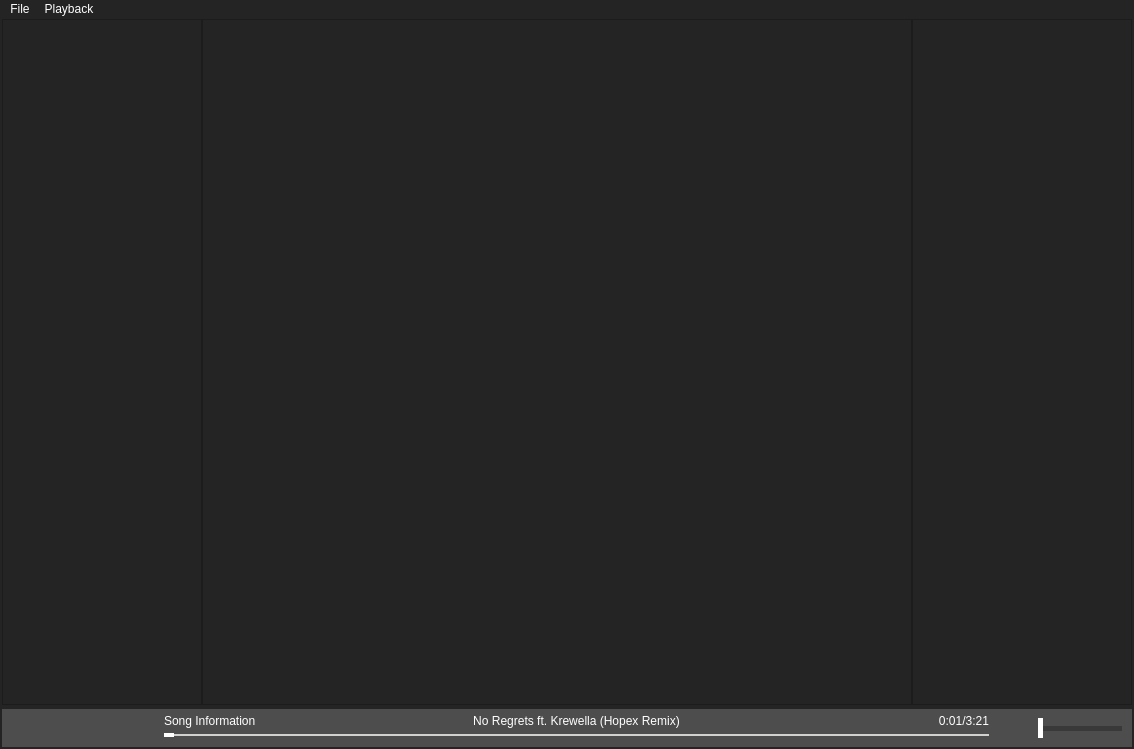
<?xml version="1.0" encoding="UTF-8"?>
<ui version="4.0">
 <class>MainWindow</class>
 <widget class="QMainWindow" name="MainWindow">
  <property name="geometry">
   <rect>
    <x>0</x>
    <y>0</y>
    <width>1134</width>
    <height>749</height>
   </rect>
  </property>
  <property name="sizePolicy">
   <sizepolicy hsizetype="Fixed" vsizetype="Preferred">
    <horstretch>0</horstretch>
    <verstretch>0</verstretch>
   </sizepolicy>
  </property>
  <property name="windowTitle">
   <string>PyMusic</string>
  </property>
  <property name="styleSheet">
   <string notr="true">background-color: rgb(36,36,36);
color: white;</string>
  </property>
  <property name="documentMode">
   <bool>true</bool>
  </property>
  <widget class="QWidget" name="centralwidget">
   <layout class="QVBoxLayout" name="verticalLayout_2">
    <property name="leftMargin">
     <number>2</number>
    </property>
    <property name="topMargin">
     <number>0</number>
    </property>
    <property name="rightMargin">
     <number>2</number>
    </property>
    <property name="bottomMargin">
     <number>2</number>
    </property>
    <item>
     <layout class="QGridLayout" name="mainLayout">
      <property name="topMargin">
       <number>0</number>
      </property>
      <property name="horizontalSpacing">
       <number>0</number>
      </property>
      <property name="verticalSpacing">
       <number>4</number>
      </property>
      <item row="0" column="2">
       <widget class="QListView" name="songQueueView">
        <property name="enabled">
         <bool>true</bool>
        </property>
        <property name="sizePolicy">
         <sizepolicy hsizetype="Fixed" vsizetype="Expanding">
          <horstretch>0</horstretch>
          <verstretch>0</verstretch>
         </sizepolicy>
        </property>
        <property name="minimumSize">
         <size>
          <width>0</width>
          <height>0</height>
         </size>
        </property>
        <property name="maximumSize">
         <size>
          <width>220</width>
          <height>16777215</height>
         </size>
        </property>
        <property name="styleSheet">
         <string notr="true"/>
        </property>
       </widget>
      </item>
      <item row="0" column="1">
       <widget class="QTableView" name="songTableView">
        <property name="font">
         <font>
          <pointsize>8</pointsize>
         </font>
        </property>
        <property name="styleSheet">
         <string notr="true"/>
        </property>
       </widget>
      </item>
      <item row="0" column="0">
       <widget class="QListView" name="playlistView">
        <property name="sizePolicy">
         <sizepolicy hsizetype="Fixed" vsizetype="Expanding">
          <horstretch>0</horstretch>
          <verstretch>0</verstretch>
         </sizepolicy>
        </property>
        <property name="maximumSize">
         <size>
          <width>200</width>
          <height>16777215</height>
         </size>
        </property>
       </widget>
      </item>
      <item row="1" column="0" colspan="3">
       <widget class="QWidget" name="widget" native="true">
        <property name="styleSheet">
         <string notr="true">background-color: rgb(77, 77, 77);</string>
        </property>
        <layout class="QHBoxLayout" name="horizontalLayout">
         <property name="spacing">
          <number>6</number>
         </property>
         <property name="leftMargin">
          <number>10</number>
         </property>
         <property name="topMargin">
          <number>4</number>
         </property>
         <property name="rightMargin">
          <number>10</number>
         </property>
         <property name="bottomMargin">
          <number>4</number>
         </property>
         <item>
          <widget class="QPushButton" name="previousBtn">
           <property name="sizePolicy">
            <sizepolicy hsizetype="Fixed" vsizetype="Fixed">
             <horstretch>0</horstretch>
             <verstretch>0</verstretch>
            </sizepolicy>
           </property>
           <property name="styleSheet">
            <string notr="true">border: none;</string>
           </property>
           <property name="text">
            <string/>
           </property>
           <property name="icon">
            <iconset resource="Icons/icons.qrc">
             <normaloff>:/icons/previous.png</normaloff>:/icons/previous.png</iconset>
           </property>
          </widget>
         </item>
         <item>
          <widget class="QPushButton" name="playBtn">
           <property name="sizePolicy">
            <sizepolicy hsizetype="Fixed" vsizetype="Fixed">
             <horstretch>0</horstretch>
             <verstretch>0</verstretch>
            </sizepolicy>
           </property>
           <property name="minimumSize">
            <size>
             <width>40</width>
             <height>30</height>
            </size>
           </property>
           <property name="styleSheet">
            <string notr="true">border: none;</string>
           </property>
           <property name="text">
            <string/>
           </property>
           <property name="icon">
            <iconset resource="Icons/icons.qrc">
             <normaloff>:/icons/play.png</normaloff>:/icons/play.png</iconset>
           </property>
           <property name="iconSize">
            <size>
             <width>25</width>
             <height>24</height>
            </size>
           </property>
          </widget>
         </item>
         <item>
          <widget class="QPushButton" name="forwardBtn">
           <property name="sizePolicy">
            <sizepolicy hsizetype="Fixed" vsizetype="Fixed">
             <horstretch>0</horstretch>
             <verstretch>0</verstretch>
            </sizepolicy>
           </property>
           <property name="styleSheet">
            <string notr="true">border: none;</string>
           </property>
           <property name="text">
            <string/>
           </property>
           <property name="icon">
            <iconset resource="Icons/icons.qrc">
             <normaloff>:/icons/next.png</normaloff>:/icons/next.png</iconset>
           </property>
          </widget>
         </item>
         <item>
          <spacer name="leftMusicSliderSpacer">
           <property name="orientation">
            <enum>Qt::Horizontal</enum>
           </property>
           <property name="sizeType">
            <enum>QSizePolicy::Fixed</enum>
           </property>
           <property name="sizeHint" stdset="0">
            <size>
             <width>30</width>
             <height>10</height>
            </size>
           </property>
          </spacer>
         </item>
         <item>
          <layout class="QVBoxLayout" name="songSliderLayout">
           <property name="spacing">
            <number>0</number>
           </property>
           <item>
            <layout class="QHBoxLayout" name="horizontalLayout_2">
             <item>
              <widget class="QLabel" name="songInformationLabel">
               <property name="font">
                <font>
                 <pointsize>9</pointsize>
                </font>
               </property>
               <property name="text">
                <string>Song Information</string>
               </property>
              </widget>
             </item>
             <item>
              <widget class="QLabel" name="songNameLabel">
               <property name="font">
                <font>
                 <pointsize>9</pointsize>
                </font>
               </property>
               <property name="layoutDirection">
                <enum>Qt::LeftToRight</enum>
               </property>
               <property name="text">
                <string>No Regrets ft. Krewella (Hopex Remix)</string>
               </property>
               <property name="alignment">
                <set>Qt::AlignBottom|Qt::AlignHCenter</set>
               </property>
              </widget>
             </item>
             <item>
              <widget class="QLabel" name="songLengthLabel">
               <property name="font">
                <font>
                 <pointsize>9</pointsize>
                </font>
               </property>
               <property name="text">
                <string>0:01/3:21</string>
               </property>
               <property name="alignment">
                <set>Qt::AlignRight|Qt::AlignTrailing|Qt::AlignVCenter</set>
               </property>
              </widget>
             </item>
            </layout>
           </item>
           <item>
            <widget class="QSlider" name="songSlider">
             <property name="minimumSize">
              <size>
               <width>0</width>
               <height>15</height>
              </size>
             </property>
             <property name="styleSheet">
              <string notr="true">.QSlider {
    min-height: 15px;
    max-height: 15px;
}

.QSlider::groove:horizontal {
    height: 2px;
    background: #d1d1cf;
}

.QSlider::handle:horizontal {
    background: white;
    width: 10px;
    height: 10px;
	margin: -1px 0px;
}</string>
             </property>
             <property name="orientation">
              <enum>Qt::Horizontal</enum>
             </property>
            </widget>
           </item>
          </layout>
         </item>
         <item>
          <spacer name="rightMusicSliderSpace">
           <property name="orientation">
            <enum>Qt::Horizontal</enum>
           </property>
           <property name="sizeType">
            <enum>QSizePolicy::Fixed</enum>
           </property>
           <property name="sizeHint" stdset="0">
            <size>
             <width>30</width>
             <height>20</height>
            </size>
           </property>
          </spacer>
         </item>
         <item>
          <widget class="QLabel" name="speakerImageLabel">
           <property name="sizePolicy">
            <sizepolicy hsizetype="Fixed" vsizetype="Fixed">
             <horstretch>0</horstretch>
             <verstretch>0</verstretch>
            </sizepolicy>
           </property>
           <property name="maximumSize">
            <size>
             <width>20</width>
             <height>20</height>
            </size>
           </property>
           <property name="text">
            <string/>
           </property>
           <property name="pixmap">
            <pixmap resource="Icons/icons.qrc">:/icons/speaker-max.png</pixmap>
           </property>
           <property name="scaledContents">
            <bool>true</bool>
           </property>
          </widget>
         </item>
         <item>
          <widget class="QSlider" name="audioSlider">
           <property name="sizePolicy">
            <sizepolicy hsizetype="Fixed" vsizetype="Minimum">
             <horstretch>0</horstretch>
             <verstretch>0</verstretch>
            </sizepolicy>
           </property>
           <property name="styleSheet">
            <string notr="true">.QSlider {
    min-height: 20px;
    max-height: 20px;
}

.QSlider::groove:horizontal {
    height: 5px;
    background: #393939;
}

.QSlider::handle:horizontal {
    background: white;
    width: 5px;
    height: 100px;
	margin: -24px 0px;
}</string>
           </property>
           <property name="orientation">
            <enum>Qt::Horizontal</enum>
           </property>
          </widget>
         </item>
        </layout>
       </widget>
      </item>
     </layout>
    </item>
   </layout>
  </widget>
  <widget class="QMenuBar" name="menubar">
   <property name="geometry">
    <rect>
     <x>0</x>
     <y>0</y>
     <width>1134</width>
     <height>21</height>
    </rect>
   </property>
   <widget class="QMenu" name="menuFile">
    <property name="title">
     <string>File</string>
    </property>
    <addaction name="fileMenuOpen"/>
    <addaction name="changeDefaultFolder"/>
    <addaction name="actionExit"/>
   </widget>
   <widget class="QMenu" name="menuPlayback">
    <property name="title">
     <string>Playback</string>
    </property>
    <addaction name="actionStop"/>
    <addaction name="actionPause"/>
    <addaction name="actionStop_2"/>
    <addaction name="actionPrevioux"/>
    <addaction name="actionNext"/>
    <addaction name="separator"/>
    <addaction name="actionRandom"/>
    <addaction name="actionPlay_for_specified_time"/>
   </widget>
   <addaction name="menuFile"/>
   <addaction name="menuPlayback"/>
  </widget>
  <action name="fileMenuOpen">
   <property name="text">
    <string>Open</string>
   </property>
  </action>
  <action name="changeDefaultFolder">
   <property name="text">
    <string>Change Music Folder</string>
   </property>
  </action>
  <action name="actionExit">
   <property name="text">
    <string>Exit</string>
   </property>
  </action>
  <action name="actionStop">
   <property name="text">
    <string>Play</string>
   </property>
  </action>
  <action name="actionPause">
   <property name="text">
    <string>Pause</string>
   </property>
  </action>
  <action name="actionStop_2">
   <property name="text">
    <string>Stop</string>
   </property>
  </action>
  <action name="actionPrevioux">
   <property name="text">
    <string>Previous</string>
   </property>
  </action>
  <action name="actionNext">
   <property name="text">
    <string>Next</string>
   </property>
  </action>
  <action name="actionRandom">
   <property name="text">
    <string>Random Playback Here</string>
   </property>
  </action>
  <action name="actionPlay_for_specified_time">
   <property name="text">
    <string>Play for specified time</string>
   </property>
  </action>
 </widget>
 <resources>
  <include location="Icons/icons.qrc"/>
 </resources>
 <connections/>
</ui>
